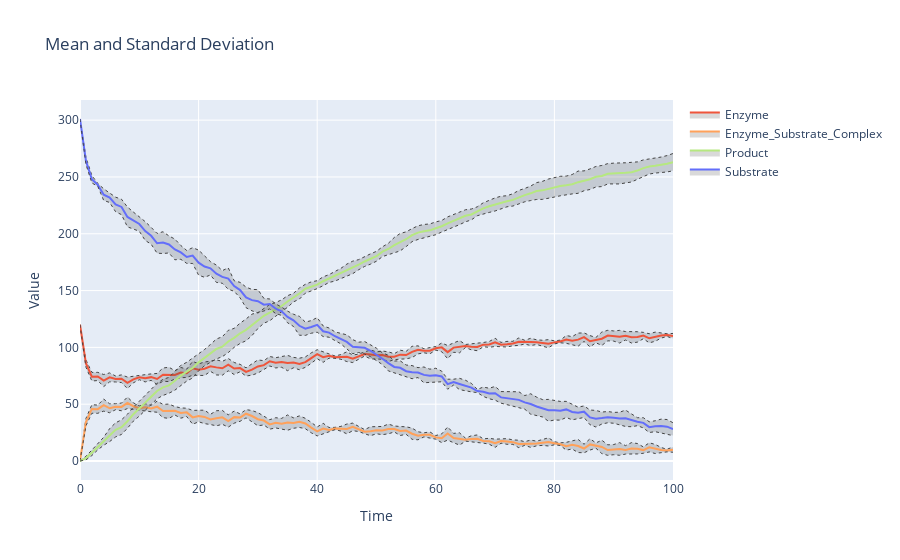

The cell this chart's notebook holds for it:
### Code cell
results_many_trajectories.plotplotly_mean_stdev()
